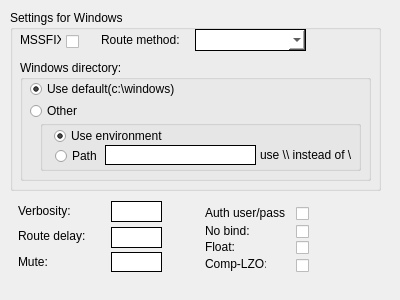
<?xml version="1.0" encoding="UTF-8"?>
<ui version="4.0">
 <class>AdvPage</class>
 <widget class="QWizardPage" name="AdvPage">
  <property name="geometry">
   <rect>
    <x>0</x>
    <y>0</y>
    <width>400</width>
    <height>300</height>
   </rect>
  </property>
  <property name="windowTitle">
   <string>WizardPage</string>
  </property>
  <property name="title">
   <string>Advanced Settings</string>
  </property>
  <property name="subTitle">
   <string>Please specify the advanced settings.</string>
  </property>
  <widget class="QLineEdit" name="txtRouteDelay">
   <property name="enabled">
    <bool>true</bool>
   </property>
   <property name="geometry">
    <rect>
     <x>111</x>
     <y>227</y>
     <width>51</width>
     <height>21</height>
    </rect>
   </property>
   <property name="styleSheet">
    <string notr="true">:enabled {border: 1px solid black; background-color: rgb(255, 255, 255);}
:disabled {border: 1px solid black; background-color: rgb(195, 195, 195);}
:hover {border: 1px solid red; }</string>
   </property>
  </widget>
  <widget class="QLineEdit" name="txtVerbose">
   <property name="enabled">
    <bool>true</bool>
   </property>
   <property name="geometry">
    <rect>
     <x>111</x>
     <y>201</y>
     <width>51</width>
     <height>21</height>
    </rect>
   </property>
   <property name="styleSheet">
    <string notr="true">:enabled {border: 1px solid black; background-color: rgb(255, 255, 255);}
:disabled {border: 1px solid black; background-color: rgb(195, 195, 195);}
:hover {border: 1px solid red; }</string>
   </property>
  </widget>
  <widget class="QLineEdit" name="txtMute">
   <property name="enabled">
    <bool>true</bool>
   </property>
   <property name="geometry">
    <rect>
     <x>111</x>
     <y>252</y>
     <width>51</width>
     <height>20</height>
    </rect>
   </property>
   <property name="styleSheet">
    <string notr="true">:enabled {border: 1px solid black; background-color: rgb(255, 255, 255);}
:disabled {border: 1px solid black; background-color: rgb(195, 195, 195);}
:hover {border: 1px solid red; }</string>
   </property>
  </widget>
  <widget class="QLabel" name="label_18">
   <property name="geometry">
    <rect>
     <x>18</x>
     <y>252</y>
     <width>61</width>
     <height>20</height>
    </rect>
   </property>
   <property name="text">
    <string>Mute:</string>
   </property>
  </widget>
  <widget class="QLabel" name="label_17">
   <property name="geometry">
    <rect>
     <x>18</x>
     <y>203</y>
     <width>61</width>
     <height>16</height>
    </rect>
   </property>
   <property name="text">
    <string>Verbosity:</string>
   </property>
  </widget>
  <widget class="QLabel" name="label_22">
   <property name="geometry">
    <rect>
     <x>18</x>
     <y>226</y>
     <width>81</width>
     <height>20</height>
    </rect>
   </property>
   <property name="text">
    <string>Route delay:</string>
   </property>
  </widget>
  <widget class="QGroupBox" name="groupBox">
   <property name="geometry">
    <rect>
     <x>10</x>
     <y>10</y>
     <width>371</width>
     <height>181</height>
    </rect>
   </property>
   <property name="title">
    <string>Settings for Windows</string>
   </property>
   <widget class="QLabel" name="label_6">
    <property name="geometry">
     <rect>
      <x>10</x>
      <y>20</y>
      <width>41</width>
      <height>20</height>
     </rect>
    </property>
    <property name="text">
     <string>MSSFIX:</string>
    </property>
   </widget>
   <widget class="QCheckBox" name="cbMsfix">
    <property name="enabled">
     <bool>true</bool>
    </property>
    <property name="geometry">
     <rect>
      <x>56</x>
      <y>21</y>
      <width>20</width>
      <height>20</height>
     </rect>
    </property>
    <property name="styleSheet">
     <string notr="true">QCheckBox { 
spacing: 5px;
}

QCheckBox::indicator {
width: 13px;
height: 13px;
}

QCheckBox::indicator:unchecked:disabled {
image: url(:/images/styles/checkbox_unchecked_dis.png);
}

QCheckBox::indicator:checked:disabled {
image: url(:/images/styles/checkbox_checked_dis.png);
}

QCheckBox::indicator:unchecked:enabled {
image: url(:/images/styles/checkbox_unchecked.png);
}

QCheckBox::indicator:checked:enabled {
image: url(:/images/styles/checkbox_checked.png);
}

QCheckBox::indicator:unchecked:enabled:hover {
image: url(:/images/styles/checkbox_unchecked_hover.png);
}

QCheckBox::indicator:checked:enabled:hover {
image: url(:/images/styles/checkbox_checked_hover.png);
}
</string>
    </property>
    <property name="text">
     <string/>
    </property>
   </widget>
   <widget class="QComboBox" name="cmbRouteMethod">
    <property name="enabled">
     <bool>true</bool>
    </property>
    <property name="geometry">
     <rect>
      <x>185</x>
      <y>19</y>
      <width>111</width>
      <height>22</height>
     </rect>
    </property>
    <property name="styleSheet">
     <string notr="true">:enabled {border: 1px solid black; background-color: rgb(255, 255, 255);}
:disabled {border: 1px solid black; background-color: rgb(195, 195, 195);}
:hover {border: 1px solid red; }</string>
    </property>
   </widget>
   <widget class="QLabel" name="label_21">
    <property name="geometry">
     <rect>
      <x>91</x>
      <y>22</y>
      <width>81</width>
      <height>16</height>
     </rect>
    </property>
    <property name="text">
     <string>Route method:</string>
    </property>
   </widget>
   <widget class="QGroupBox" name="groupBox_2">
    <property name="geometry">
     <rect>
      <x>10</x>
      <y>50</y>
      <width>351</width>
      <height>121</height>
     </rect>
    </property>
    <property name="title">
     <string>Windows directory:</string>
    </property>
    <widget class="QWidget" name="verticalLayoutWidget">
     <property name="geometry">
      <rect>
       <x>9</x>
       <y>20</y>
       <width>271</width>
       <height>41</height>
      </rect>
     </property>
     <layout class="QVBoxLayout" name="verticalLayout">
      <item>
       <widget class="QRadioButton" name="cbWinDirUseDefault">
        <property name="styleSheet">
         <string notr="true">QRadioButton { 
spacing: 5px;
}

QRadioButton::indicator {
width: 13px;
height: 13px;
}

QRadioButton::indicator::unchecked:enabled {
image: url(:/images/styles/radiobutton_unchecked.png);
}

QRadioButton::indicator::checked:enabled {
image: url(:/images/styles/radiobutton_checked.png);
}

QRadioButton::indicator::unchecked:disabled {
image: url(:/images/styles/radiobutton_unchecked_dis.png);
}

QRadioButton::indicator::checked:disabled {
image: url(:/images/styles/radiobutton_checked_dis.png);
}</string>
        </property>
        <property name="text">
         <string>Use default(c:\windows)</string>
        </property>
        <property name="checked">
         <bool>true</bool>
        </property>
       </widget>
      </item>
      <item>
       <widget class="QRadioButton" name="cbWinDirOther">
        <property name="styleSheet">
         <string notr="true">QRadioButton { 
spacing: 5px;
}

QRadioButton::indicator {
width: 13px;
height: 13px;
}

QRadioButton::indicator::unchecked:enabled {
image: url(:/images/styles/radiobutton_unchecked.png);
}

QRadioButton::indicator::checked:enabled {
image: url(:/images/styles/radiobutton_checked.png);
}

QRadioButton::indicator::unchecked:disabled {
image: url(:/images/styles/radiobutton_unchecked_dis.png);
}

QRadioButton::indicator::checked:disabled {
image: url(:/images/styles/radiobutton_checked_dis.png);
}</string>
        </property>
        <property name="text">
         <string>Other</string>
        </property>
       </widget>
      </item>
     </layout>
    </widget>
    <widget class="QGroupBox" name="groupBox_3">
     <property name="geometry">
      <rect>
       <x>20</x>
       <y>60</y>
       <width>321</width>
       <height>51</height>
      </rect>
     </property>
     <property name="title">
      <string/>
     </property>
     <widget class="QRadioButton" name="cbWinDirEnvironment">
      <property name="geometry">
       <rect>
        <x>13</x>
        <y>7</y>
        <width>151</width>
        <height>17</height>
       </rect>
      </property>
      <property name="styleSheet">
       <string notr="true">QRadioButton { 
spacing: 5px;
}

QRadioButton::indicator {
width: 13px;
height: 13px;
}

QRadioButton::indicator::unchecked:enabled {
image: url(:/images/styles/radiobutton_unchecked.png);
}

QRadioButton::indicator::checked:enabled {
image: url(:/images/styles/radiobutton_checked.png);
}

QRadioButton::indicator::unchecked:disabled {
image: url(:/images/styles/radiobutton_unchecked_dis.png);
}

QRadioButton::indicator::checked:disabled {
image: url(:/images/styles/radiobutton_checked_dis.png);
}</string>
      </property>
      <property name="text">
       <string>Use environment</string>
      </property>
      <property name="checked">
       <bool>true</bool>
      </property>
     </widget>
     <widget class="QRadioButton" name="cbWinDirPath">
      <property name="geometry">
       <rect>
        <x>14</x>
        <y>27</y>
        <width>51</width>
        <height>17</height>
       </rect>
      </property>
      <property name="styleSheet">
       <string notr="true">QRadioButton { 
spacing: 5px;
}

QRadioButton::indicator {
width: 13px;
height: 13px;
}

QRadioButton::indicator::unchecked:enabled {
image: url(:/images/styles/radiobutton_unchecked.png);
}

QRadioButton::indicator::checked:enabled {
image: url(:/images/styles/radiobutton_checked.png);
}

QRadioButton::indicator::unchecked:disabled {
image: url(:/images/styles/radiobutton_unchecked_dis.png);
}

QRadioButton::indicator::checked:disabled {
image: url(:/images/styles/radiobutton_checked_dis.png);
}</string>
      </property>
      <property name="text">
       <string>Path</string>
      </property>
     </widget>
     <widget class="QLineEdit" name="txtPath">
      <property name="geometry">
       <rect>
        <x>65</x>
        <y>25</y>
        <width>151</width>
        <height>20</height>
       </rect>
      </property>
      <property name="styleSheet">
       <string notr="true">:enabled {border: 1px solid black; background-color: rgb(255, 255, 255);}
:disabled {border: 1px solid black; background-color: rgb(195, 195, 195);}
:hover {border: 1px solid red; }</string>
      </property>
     </widget>
     <widget class="QLabel" name="label">
      <property name="geometry">
       <rect>
        <x>220</x>
        <y>25</y>
        <width>91</width>
        <height>20</height>
       </rect>
      </property>
      <property name="text">
       <string>use \\ instead of \</string>
      </property>
     </widget>
    </widget>
   </widget>
  </widget>
  <widget class="QCheckBox" name="cbFloat">
   <property name="enabled">
    <bool>true</bool>
   </property>
   <property name="geometry">
    <rect>
     <x>296</x>
     <y>238</y>
     <width>21</width>
     <height>19</height>
    </rect>
   </property>
   <property name="styleSheet">
    <string notr="true">QCheckBox { 
spacing: 5px;
}

QCheckBox::indicator {
width: 13px;
height: 13px;
}

QCheckBox::indicator:unchecked:disabled {
image: url(:/images/styles/checkbox_unchecked_dis.png);
}

QCheckBox::indicator:checked:disabled {
image: url(:/images/styles/checkbox_checked_dis.png);
}

QCheckBox::indicator:unchecked:enabled {
image: url(:/images/styles/checkbox_unchecked.png);
}

QCheckBox::indicator:checked:enabled {
image: url(:/images/styles/checkbox_checked.png);
}

QCheckBox::indicator:unchecked:enabled:hover {
image: url(:/images/styles/checkbox_unchecked_hover.png);
}

QCheckBox::indicator:checked:enabled:hover {
image: url(:/images/styles/checkbox_checked_hover.png);
}
</string>
   </property>
   <property name="text">
    <string/>
   </property>
  </widget>
  <widget class="QLabel" name="label_16">
   <property name="geometry">
    <rect>
     <x>205</x>
     <y>256</y>
     <width>61</width>
     <height>16</height>
    </rect>
   </property>
   <property name="text">
    <string>Comp-LZO:</string>
   </property>
  </widget>
  <widget class="QCheckBox" name="cbUserPass">
   <property name="enabled">
    <bool>true</bool>
   </property>
   <property name="geometry">
    <rect>
     <x>296</x>
     <y>203</y>
     <width>20</width>
     <height>20</height>
    </rect>
   </property>
   <property name="styleSheet">
    <string notr="true">QCheckBox { 
spacing: 5px;
}

QCheckBox::indicator {
width: 13px;
height: 13px;
}

QCheckBox::indicator:unchecked:disabled {
image: url(:/images/styles/checkbox_unchecked_dis.png);
}

QCheckBox::indicator:checked:disabled {
image: url(:/images/styles/checkbox_checked_dis.png);
}

QCheckBox::indicator:unchecked:enabled {
image: url(:/images/styles/checkbox_unchecked.png);
}

QCheckBox::indicator:checked:enabled {
image: url(:/images/styles/checkbox_checked.png);
}

QCheckBox::indicator:unchecked:enabled:hover {
image: url(:/images/styles/checkbox_unchecked_hover.png);
}

QCheckBox::indicator:checked:enabled:hover {
image: url(:/images/styles/checkbox_checked_hover.png);
}
</string>
   </property>
   <property name="text">
    <string/>
   </property>
  </widget>
  <widget class="QLabel" name="label_8">
   <property name="geometry">
    <rect>
     <x>205</x>
     <y>239</y>
     <width>61</width>
     <height>16</height>
    </rect>
   </property>
   <property name="text">
    <string>Float:</string>
   </property>
  </widget>
  <widget class="QCheckBox" name="cbNobind">
   <property name="enabled">
    <bool>true</bool>
   </property>
   <property name="geometry">
    <rect>
     <x>296</x>
     <y>221</y>
     <width>20</width>
     <height>20</height>
    </rect>
   </property>
   <property name="styleSheet">
    <string notr="true">QCheckBox { 
spacing: 5px;
}

QCheckBox::indicator {
width: 13px;
height: 13px;
}

QCheckBox::indicator:unchecked:disabled {
image: url(:/images/styles/checkbox_unchecked_dis.png);
}

QCheckBox::indicator:checked:disabled {
image: url(:/images/styles/checkbox_checked_dis.png);
}

QCheckBox::indicator:unchecked:enabled {
image: url(:/images/styles/checkbox_unchecked.png);
}

QCheckBox::indicator:checked:enabled {
image: url(:/images/styles/checkbox_checked.png);
}

QCheckBox::indicator:unchecked:enabled:hover {
image: url(:/images/styles/checkbox_unchecked_hover.png);
}

QCheckBox::indicator:checked:enabled:hover {
image: url(:/images/styles/checkbox_checked_hover.png);
}
</string>
   </property>
   <property name="text">
    <string/>
   </property>
  </widget>
  <widget class="QLabel" name="label_20">
   <property name="geometry">
    <rect>
     <x>205</x>
     <y>203</y>
     <width>81</width>
     <height>20</height>
    </rect>
   </property>
   <property name="text">
    <string>Auth user/pass:</string>
   </property>
  </widget>
  <widget class="QLabel" name="label_11">
   <property name="geometry">
    <rect>
     <x>205</x>
     <y>223</y>
     <width>61</width>
     <height>16</height>
    </rect>
   </property>
   <property name="text">
    <string>No bind:</string>
   </property>
  </widget>
  <widget class="QCheckBox" name="cbCompLzo">
   <property name="enabled">
    <bool>true</bool>
   </property>
   <property name="geometry">
    <rect>
     <x>296</x>
     <y>255</y>
     <width>20</width>
     <height>20</height>
    </rect>
   </property>
   <property name="styleSheet">
    <string notr="true">QCheckBox { 
spacing: 5px;
}

QCheckBox::indicator {
width: 13px;
height: 13px;
}

QCheckBox::indicator:unchecked:disabled {
image: url(:/images/styles/checkbox_unchecked_dis.png);
}

QCheckBox::indicator:checked:disabled {
image: url(:/images/styles/checkbox_checked_dis.png);
}

QCheckBox::indicator:unchecked:enabled {
image: url(:/images/styles/checkbox_unchecked.png);
}

QCheckBox::indicator:checked:enabled {
image: url(:/images/styles/checkbox_checked.png);
}

QCheckBox::indicator:unchecked:enabled:hover {
image: url(:/images/styles/checkbox_unchecked_hover.png);
}

QCheckBox::indicator:checked:enabled:hover {
image: url(:/images/styles/checkbox_checked_hover.png);
}
</string>
   </property>
   <property name="text">
    <string/>
   </property>
  </widget>
 </widget>
 <resources/>
 <connections/>
</ui>
